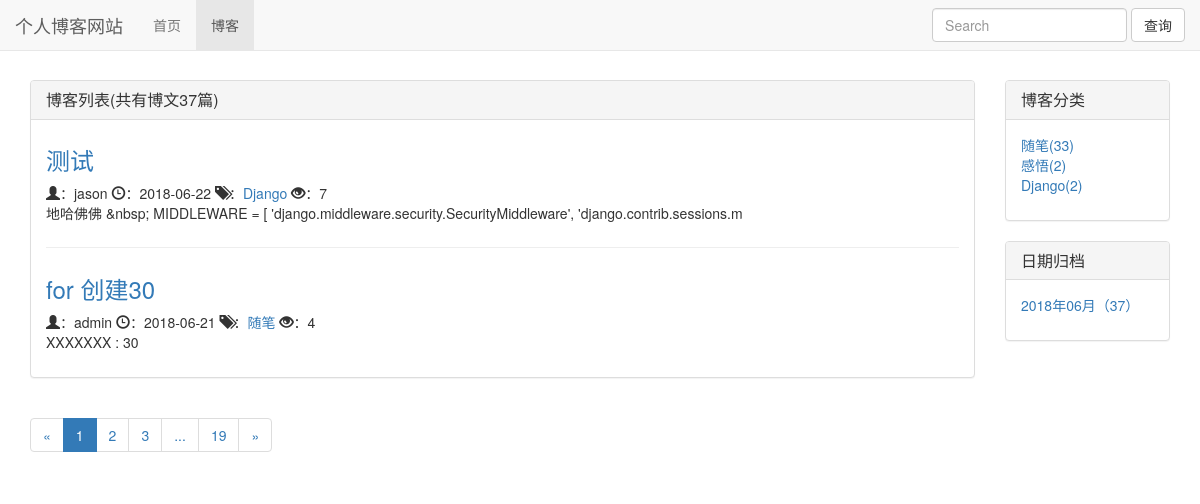
Screenshot of /blog/ with the database file from the repository.
### blog/models.py (models this page shows, shortened)
class Blog(models.Model):
    tittle = models.CharField(max_length=50)
    blogtype = models.ForeignKey(BlogType,on_delete=models.DO_NOTHING)
    author = models.ForeignKey(User,on_delete=models.DO_NOTHING)
    content = RichTextUploadingField()
    readDetail = GenericRelation(ReadDetail)
    created_time = models.DateTimeField(auto_now_add=True)
    last_update_time = models.DateTimeField(auto_now=True)
    def get_read_num(self):
        try:
            ct = ContentType.objects.get_for_model(Blog)
            readnum = ReadNum.objects.get(content_type=ct, object_id=self.pk)
            return readnum.read_num
        except exceptions.ObjectDoesNotExist:
            return 0
    class Meta:
        ordering=['-created_time',]

class BlogType(models.Model):
    typename = models.CharField(max_length=15)
    def __str__(self):
        return self.typename

### read_statistics/models.py (models this page shows)
class ReadNum(models.Model):
    read_num = models.IntegerField(default=0)
    content_type = models.ForeignKey(ContentType, on_delete=models.DO_NOTHING)
    object_id = models.PositiveIntegerField()
    content_object = GenericForeignKey('content_type', 'object_id')

### blog/views.py (the view)
# urls.py: path('',views.blog_list,name='blog_list'),
def blog_list(request):
    blog_all_list = Blog.objects.all()
    context = blog_list_common_util(request,blog_all_list)
    return render(request,"blog/blog_list.html",context)

### templates/blog/blog_list.html (shortened to what this page needs)
{% extends 'base.html' %}
{% load staticfiles %}
{% block head_extand %}
    <link rel="stylesheet" href="{% static 'blog.css' %}">
{% endblock %}
{% block nav_blog_active %}active{% endblock %}
{% block content %}
    <div class="container">
        <div class="row">
            <div class="col-xs-12 col-sm-8 col-md-9 col-lg-10">
                <div class="panel panel-default">
                  <div class="panel-heading">
                    <h3 class="panel-title">{% block blog_list_tittle %}博客列表(共有博文{{ page_of_blog.paginator.count }}篇){% endblock %}</h3>
                  </div>
                  <div class="panel-body">
                        {% for blog in page_of_blog.object_list %}
                            <div class="blog">
                                <h3><a href="{% url 'blog_detail' blog.pk %}">{{ blog.tittle }}</a></h3>
                                <p class="blog-info">
                                  <span class="glyphicon glyphicon-user" aria-hidden="true"></span>：{{ blog.author }}
                                  <span class="glyphicon glyphicon-time" aria-hidden="true"></span>：{{ blog.created_time|date:"Y-m-d" }}
                                  <span class="glyphicon glyphicon-tags" aria-hidden="true"></span>：<a href="{% url 'blog_with_type' blog.blogtype.pk %}">{{ blog.blogtype }}</a>
                                  <span class="glyphicon glyphicon-eye-open" aria-hidden="true"></span>：{{ blog.get_read_num }}
                                </p>
                                <p>{{ blog.content|striptags|truncatechars_html:120 }}</p>
                            </div>
                        {% empty %}
                            <div class="blog">
                                <h3>暂无博客</h3>
                            </div>
                        {% endfor %}
                  </div>
                </div>
                <div>
                    <ul class="pagination">
                        <li>
                            {% if page_of_blog.has_previous %}
                                <a href="?page={{ page_of_blog.previous_page_number }}" aria-label="Previous">
                                    <span aria-hidden="true">&laquo;</span>
                                </a>
                            {% else %}
                                <span aria-hidden="true">&laquo;</span>
                            {% endif %}
                        </li>
                        {% for page_num in page_range %}
                            {% if page_num == page_of_blog.number %}
                                <li class="active"><a href="?page={{ page_num }}">{{ page_num }}</a></li>
                            {% else %}
                                {% if page_num == '...' %}
                                    <li><span>{{ page_num }}</span></li>
                                {% else %}
                                    <li><a href="?page={{ page_num }}">{{ page_num }}</a></li>
                                {% endif %}
                            {% endif %}
                        {% endfor %}
                        <li>
                         {% if page_of_blog.has_next %}
                                <a href="?page={{ page_of_blog.next_page_number }}" aria-label="Next">
                                    <span aria-hidden="true">&raquo;</span>
                                </a>
                            {% else %}
                                <span aria-hidden="true">&raquo;</span>
                            {% endif %}
                        </li>
                    </ul>
                </div>
            </div>
            <div class="hidden-xs col-sm-4 col-md-3 col-lg-2">
                <div class="panel panel-default">
                  <div class="panel-heading">
                    <h3 class="panel-title">博客分类</h3>
                  </div>
                  <div class="panel-body">
                        <ul class="blog_type">
                            {% for blogtype in blogtypes %}
                                <li><a href="{% url 'blog_with_type' blogtype.pk %}">{{ blogtype.typename }}({{ blogtype.blog_count }})</a></li>
                            {% empty %}
                                <p>-- 暂无分类 --</p>
                            {% endfor %}
                        </ul>
                  </div>
                </div>
                <div class="panel panel-default">
                  <div class="panel-heading">
                    <h3 class="panel-title">日期归档</h3>
                  </div>
                  <div class="panel-body">
                        <ul class="blog_type">
                            {% for blog_date,blog_count in blogs_with_date.items %}
                                <li><a href="{% url 'blog_with_date' blog_date.year blog_date.month %}">{{ blog_date|date:'Y年m月' }}（{{ blog_count }}）</a></li>
                            {% empty %}
                                <p>-- 暂无博客 --</p>
                            {% endfor %}
                        </ul>
                  </div>
                </div>
            </div>
        </div>
    </div>
{% endblock %}

### static/base.css (style rules this page uses)
* { margin: 0; padding: 0; }
body { margin-top: 80px!important; }

### static/blog.css (style rules this page uses)
ul.blog_type { list-style-type: none; }
div.blog:not(:last-child) { margin-bottom: 2em; padding-bottom: 1em; border-bottom: 1px solid #eeeeee; }
div.blog h3 { margin-top: 0.5em; }
div.blog p.blog-info { margin: 0; }

### rows the page displays
Blog: tittle "测试", author "jason", created_time "2018-06-22", blogtype "Django", get_read_num "7", content "地哈佛佛 &nbsp; MIDDLEWARE = [ 'django.middleware.security.SecurityMiddleware', 'django.contrib.sessions.m"
Blog: tittle "for 创建30", author "admin", created_time "2018-06-21", blogtype "随笔", get_read_num "4", content "XXXXXXX : 30"
BlogType: typename "随笔", blog_count "33"
BlogType: typename "感悟", blog_count "2"
BlogType: typename "Django", blog_count "2"

### other values shown
{{ page_of_blog.paginator.count }} "37"
{{ page_num }} "1"
{{ page_num }} "2" "3" "19"
{{ page_num }} "..."
{{ blog_date|date:'Y年m月' }} "2018年06月"
{{ blog_count }} "37"
